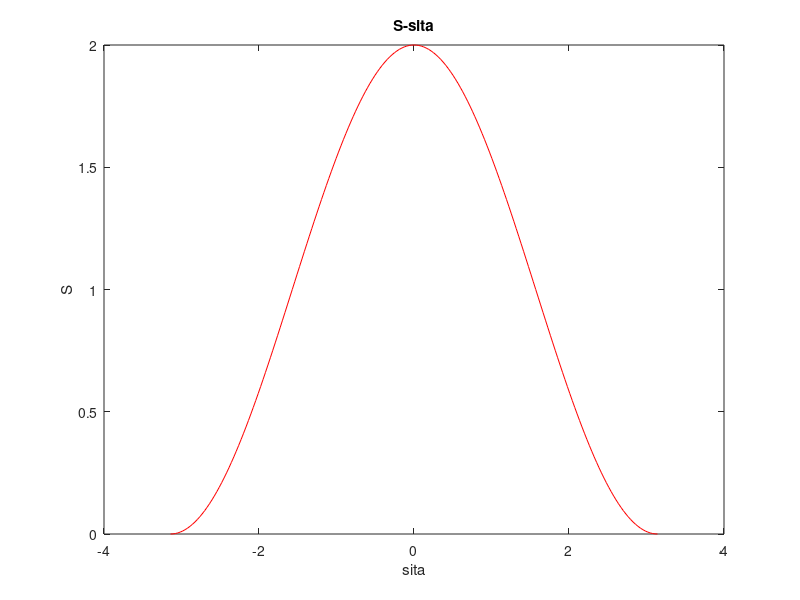
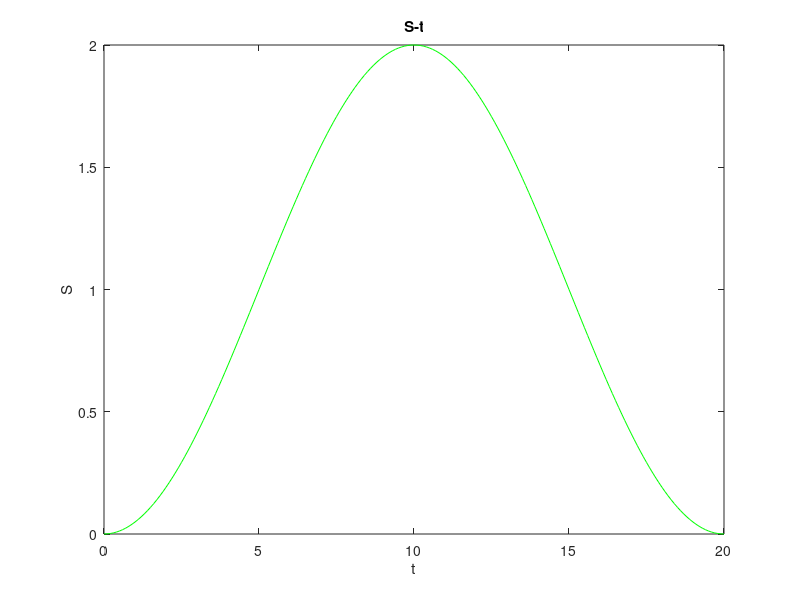
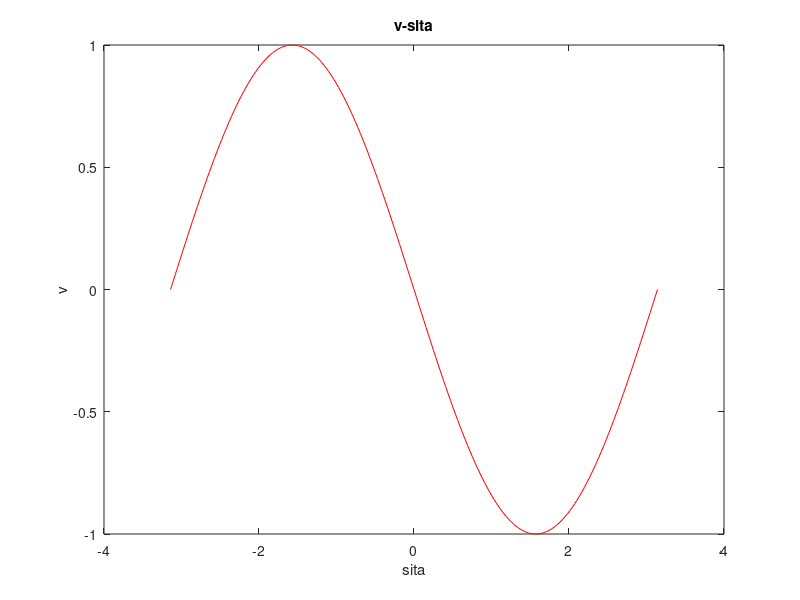
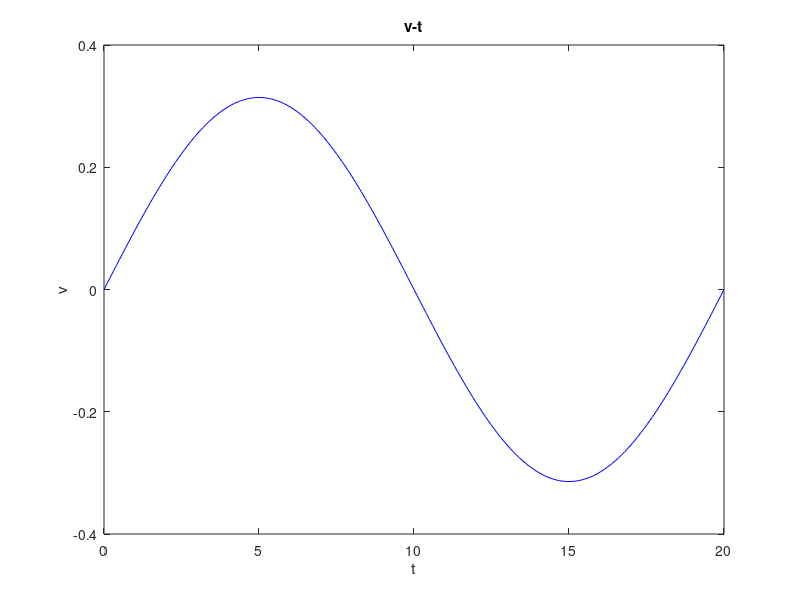

These charts were generated, in order, by the following MATLAB code:

t=0:0.1:20;
w=pi/10;
r=1;
sita=pi-w.*t;
figure;
%s-sita
S1=r.*cos(sita)+r;
plot(sita,S1,'r');
xlabel('sita');
ylabel('S')
title('S-sita');
%s-t
figure;
S2=r.*(1-cos(w.*t));
plot(t,S2,'g');
xlabel('t');
ylabel('S');
title('S-t');
%v-sita
figure;
v1=-r.*sin(sita);
plot(sita,v1,'r');
xlabel('sita');
ylabel('v');
title('v-sita');
%v-t
figure;
v2=w*r.*sin(w.*t);
plot(t,v2,'b');
xlabel('t');
ylabel('v');
title('v-t');
%a-sita
figure;
a1=-r.*cos(sita);
plot(sita,a1);
xlabel('sita');
ylabel('a');
title('a-sita');
%a-t
figure;
a2=w^2*r.*cos(w.*t);
plot(t,a2,'r');
xlabel('t');
ylabel('a');
title('a-t');